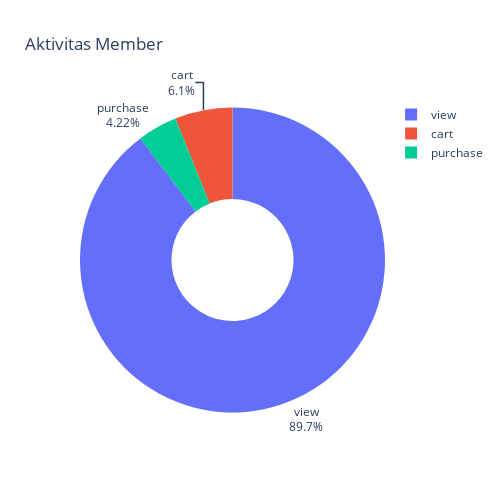

Notebook code for this chart:
### Markdown cell above
Tabel tersebut ditampilkan dalam bentuk pie chart sebagai berikut:

### Code cell
fig = px.pie(buat_pie,values='event_type',names='index',title='Aktivitas Member',hole=.4,height=500,width=500)
fig.update_traces(textposition='outside', textinfo='percent+label')
fig.show()

### Figure 1 — Plotly figure (JSON) as saved in the notebook; plotly's stock layout.template omitted (floating-point values rounded to 4 significant figures)
{"data": [{"domain": {"x": [0, 1], "y": [0, 1]}, "hole": 0.4, "hovertemplate": "index=%{label}<br>event_type=%{value}<extra></extra>", "labels": ["view", "cart", "purchase"], "legendgroup": "", "name": "", "showlegend": true, "textinfo": "percent+label", "textposition": "outside", "type": "pie", "values": [793748, 54035, 37346]}], "layout": {"height": 500, "legend": {"tracegroupgap": 0}, "title": {"text": "Aktivitas Member"}, "width": 500}}
